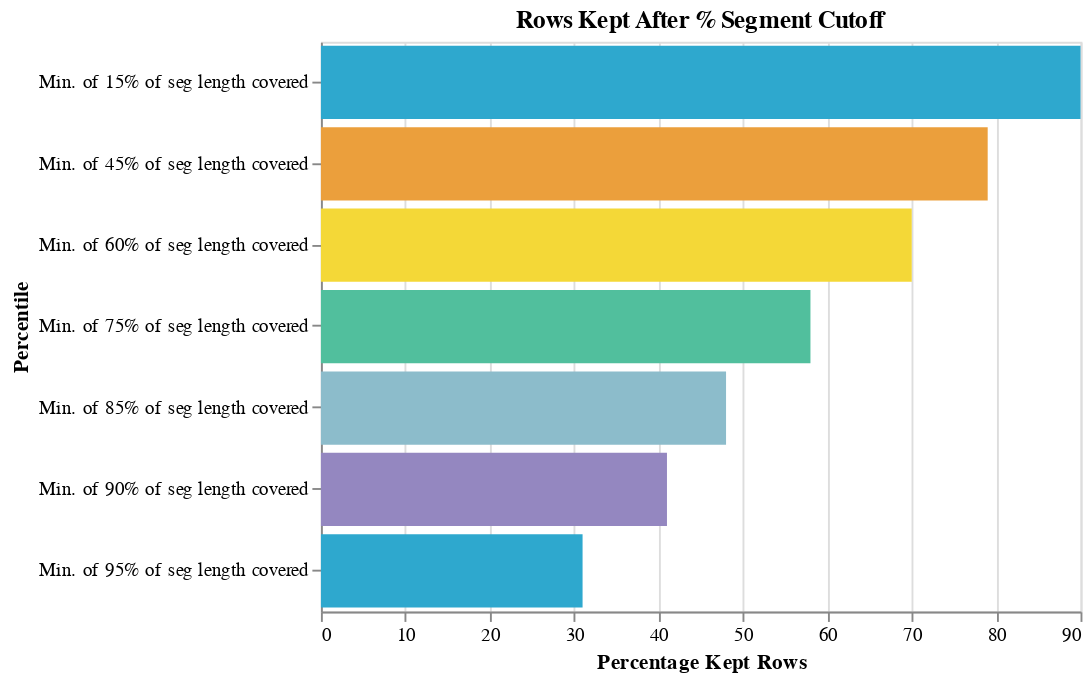

The cell this chart's notebook holds for it:
### Code cell
bar_chart(test, 'Percentage Kept Rows','Percentile', 'Rows Kept After % Segment Cutoff')

### Figure 1 — Vega-Lite specification as saved in the notebook (floating-point values rounded to 4 significant figures)
{"config": {"view": {"continuousWidth": 300, "continuousHeight": 300}}, "data": {"name": "data-939783b255ba8d6fbfbafef0f53a56cd"}, "mark": {"type": "bar"}, "encoding": {"color": {"field": "Percentile", "legend": null, "scale": {"range": ["#2EA8CE", "#EB9F3C", "#F4D837", "#51BF9D", "#8CBCCB", "#9487C0"]}, "type": "nominal"}, "tooltip": [{"field": "Percentile", "type": "nominal"}, {"field": "N Rows", "type": "quantitative"}, {"field": "Mean Speed Mph", "type": "quantitative"}, {"field": "N Kept Routes", "type": "quantitative"}, {"field": "N Kept Trips", "type": "quantitative"}, {"field": "N Kept Operators", "type": "quantitative"}, {"field": "Percentage Kept Rows", "type": "quantitative"}, {"field": "Percentage Kept Trips", "type": "quantitative"}, {"field": "Percentage Kept Routes", "type": "quantitative"}], "x": {"field": "Percentage Kept Rows", "type": "quantitative"}, "y": {"field": "Percentile", "type": "nominal"}}, "height": 300, "title": "Rows Kept After % Segment Cutoff", "width": 400, "$schema": "https://vega.github.io/schema/vega-lite/v5.8.0.json", "datasets": {"data-939783b255ba8d6fbfbafef0f53a56cd": [{"Percentile": "Min. of 15% of seg length covered", "N Rows": 1993512, "Mean Speed Mph": 11.9, "N Kept Routes": 4078, "N Kept Trips": 65917, "N Kept Operators": 74, "Percentage Kept Rows": 90.0, "Percentage Kept Trips": 100.0, "Percentage Kept Routes": 100.0}, {"Percentile": "Min. of 45% of seg length covered", "N Rows": 1762169, "Mean Speed Mph": 12.4, "N Kept Routes": 4065, "N Kept Trips": 65678, "N Kept Operators": 74, "Percentage Kept Rows": 79.0, "Percentage Kept Trips": 99.0, "Percentage Kept Routes": 99.0}, {"Percentile": "Min. of 60% of seg length covered", "N Rows": 1565261, "Mean Speed Mph": 12.2, "N Kept Routes": 4055, "N Kept Trips": 65432, "N Kept Operators": 74, "Percentage Kept Rows": 70.0, "Percentage Kept Trips": 99.0, "Percentage Kept Routes": 99.0}, {"Percentile": "Min. of 75% of seg length covered", "N Rows": 1300315, "Mean Speed Mph": 11.9, "N Kept Routes": 4038, "N Kept Trips": 64917, "N Kept Operators": 74, "Percentage Kept Rows": 58.0, "Percentage Kept Trips": 98.0, "Percentage Kept Routes": 99.0}, {"Percentile": "Min. of 85% of seg length covered", "N Rows": 1063392, "Mean Speed Mph": 11.5, "N Kept Routes": 4017, "N Kept Trips": 63981, "N Kept Operators": 74, "Percentage Kept Rows": 48.0, "Percentage Kept Trips": 97.0, "Percentage Kept Routes": 98.0}, {"Percentile": "Min. of 90% of seg length covered", "N Rows": 908232, "Mean Speed Mph": 11.3, "N Kept Routes": 3982, "N Kept Trips": 62933, "N Kept Operators": 74, "Percentage Kept Rows": 41.0, "Percentage Kept Trips": 95.0, "Percentage Kept Routes": 97.0}, {"Percentile": "Min. of 95% of seg length covered", "N Rows": 694854, "Mean Speed Mph": 10.8, "N Kept Routes": 3913, "N Kept Trips": 61088, "N Kept Operators": 74, "Percentage Kept Rows": 31.0, "Percentage Kept Trips": 92.0, "Percentage Kept Routes": 96.0}]}}
